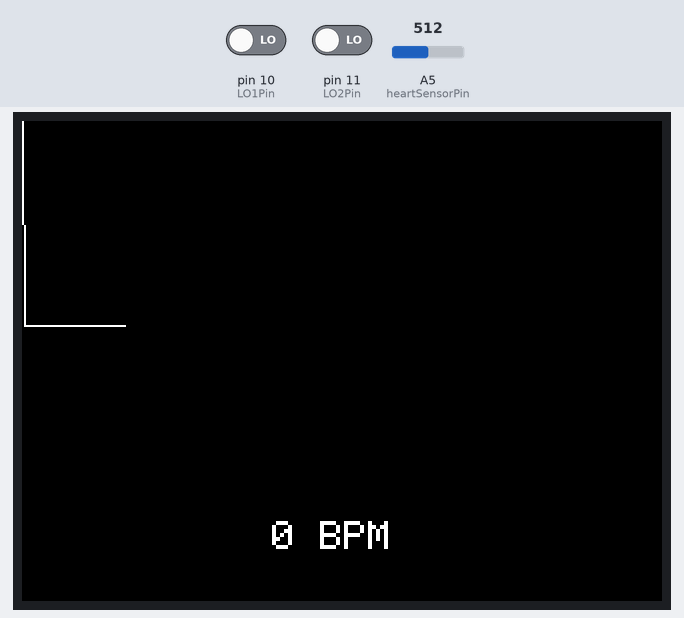
The sketch below on a simulated Arduino Uno, built with avr-gcc and run on an emulated ATmega328P. On the bench: 320×240 colour display. The inputs (shaded band) are chosen by the test bench; at power-on: pin 10 (LO1Pin) LOW, A5 (heartSensorPin) = 512, pin 11 (LO2Pin) LOW. What the sketch prints to the serial monitor is not drawn.

Above: at 3.4 s.
3.5 s: pin 10 (LO1Pin) driven HIGH
5.0 s: pin 10 (LO1Pin) driven LOW
At 6.4 s:
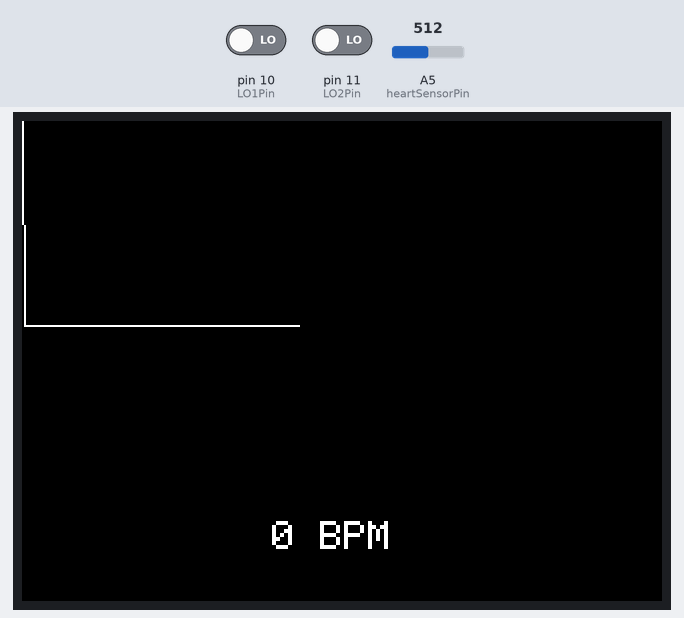
6.5 s: A5 (heartSensorPin) set to 540
At 7.9 s:
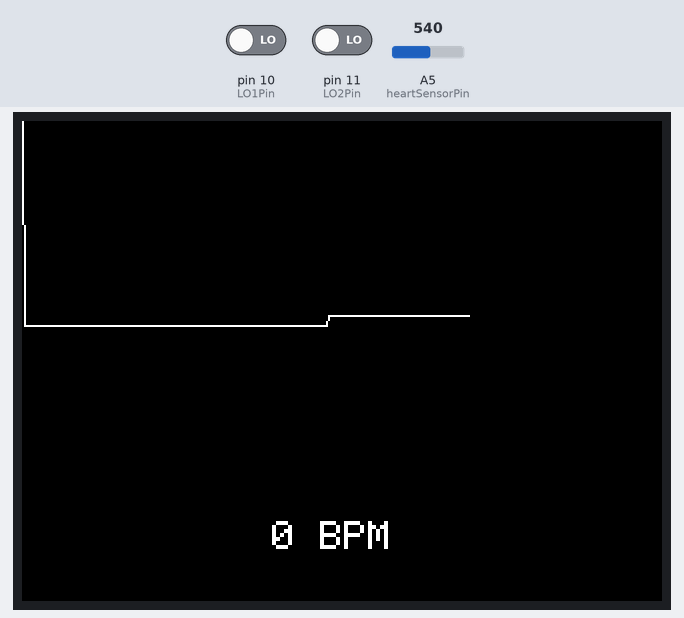
8.0 s: pin 11 (LO2Pin) driven HIGH
9.5 s: pin 11 (LO2Pin) driven LOW
At 10.9 s:
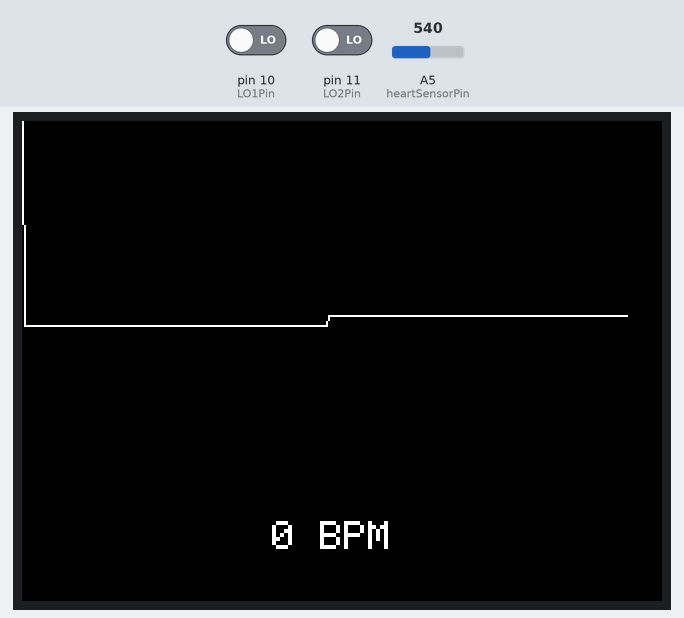
11.0 s: A5 (heartSensorPin) set to 520
At 11.56 s:
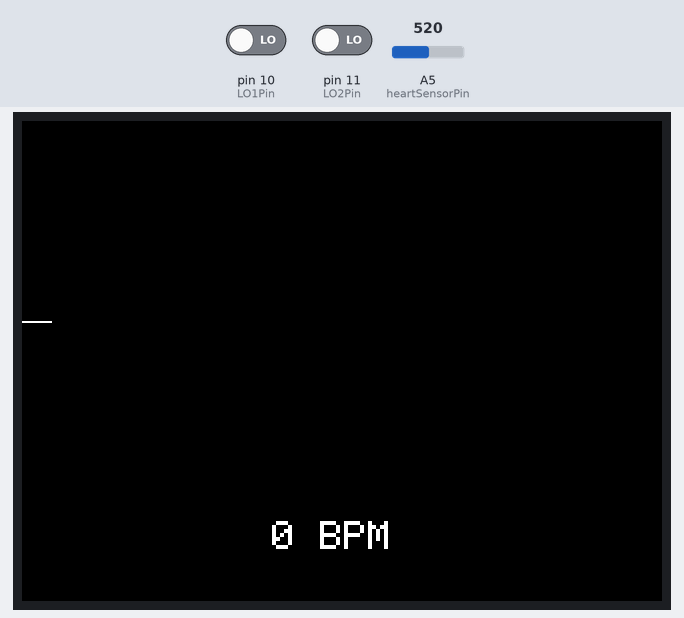

The sketch:

sketch_dec25a.ino
```cpp
#include <TFT.h>
#include <SD.h>

//--------------LCD Display Pins--------------------------
//   LCD_RD   connects to Analog pin A0
//   LCD_WR   connects to Analog pin A1
//   LCD_RS   connects to Analog pin A2
//   LCD_CS   connects to Analog pin A3
//   LCD_RST  connects to Analog pin A4
//   HEART SENSOR         Analog pin A5
//   LCD_D0   connects to digital pin 8
//   LCD_D1   connects to digital pin 9
//   LCD_D2   connects to digital pin 2
//   LCD_D3   connects to digital pin 3
//   LCD_D4   connects to digital pin 4
//   LCD_D5   connects to digital pin 5
//   LCD_D6   connects to digital pin 6
//   LCD_D7   connects to digital pin 7
//LO +        connects to digital pin 11
//LO -        connects to digital pin 10
//---------------------------------------------------------


#define LCD_CS A3 // Chip Select goes to Analog 3
#define LCD_CD A2 // Command/Data goes to Analog 2
#define LCD_WR A1 // LCD Write goes to Analog 1
#define LCD_RD A0 // LCD Read goes to Analog 0
#define LCD_RESET A4 // Can alternately just connect to Arduino's reset pin

#include "Adafruit_GFX.h"
#include <MCUFRIEND_kbv.h>
MCUFRIEND_kbv tft;

#define BLACK   0x0000
#define BLUE    0x001F
#define RED     0xF800
#define GREEN   0x07E0
#define CYAN    0x07FF
#define MAGENTA 0xF81F
#define YELLOW  0xFFE0
#define WHITE   0xFFFF

const int LO1Pin = 10; //LO -
const int LO2Pin = 11; //LO +
const int heartSensorPin = A5;
int LastTime=0;
int ThisTime;
bool BPMTiming=false;
bool BeatComplete=false;
int BPM=0;
int lastx=0;
int lasty=0;

#define UpperThreshold 560
#define LowerThreshold 530

int heartSensorValue;
int x, y;

void setup()
{
  Serial.begin(9600);
  pinMode(LO1Pin, INPUT); // Setup for leads off detection LO -
  pinMode(LO2Pin, INPUT); // Setup for leads off detection LO +
  pinMode(heartSensorPin, INPUT);

  Serial.println(F("TFT LCD test"));
  tft.reset();
  uint16_t identifier = tft.readID();
  if(identifier == 0x9325) {
    Serial.println(F("Found ILI9325 LCD driver"));
  } else if(identifier == 0x9328) {
    Serial.println(F("Found ILI9328 LCD driver"));
  } else if(identifier == 0x4535) {
    Serial.println(F("Found LGDP4535 LCD driver"));
  }else if(identifier == 0x7575) {
    Serial.println(F("Found HX8347G LCD driver"));
  } else if(identifier == 0x9595) {
    Serial.println(F("Found HX8347-I LCD driver"));
  } else if(identifier == 0x4747) {
    Serial.println(F("Found HX8347-D LCD driver"));
  } else if(identifier == 0x8347) {
    Serial.println(F("Found HX8347-A LCD driver"));
  }else if(identifier == 0x9341) {
    Serial.println(F("Found ILI9341 LCD driver"));
  }else if(identifier == 0x7783) {
    Serial.println(F("Found ST7781 LCD driver"));
  }else if(identifier == 0x8230) {
    Serial.println(F("Found UC8230 LCD driver"));
  }else if(identifier == 0x8357) {
    Serial.println(F("Found HX8357D LCD driver"));
  } else if(identifier==0x0101){
      identifier=0x9341;
      Serial.println(F("Found 0x9341 LCD driver"));
  }else if(identifier==0x7793){
       Serial.println(F("Found ST7793 LCD driver"));
  }else if(identifier==0xB509){
       Serial.println(F("Found R61509 LCD driver"));
  }else if(identifier==0x9486){
       Serial.println(F("Found ILI9486 LCD driver"));
  }else if(identifier==0x9488){
       Serial.println(F("Found ILI9488 LCD driver"));
  }else {
    Serial.print(F("Unknown LCD driver chip: "));
    Serial.println(identifier, HEX);
    Serial.println(F("If using the Adafruit 2.8\" TFT Arduino shield, the line:"));
    Serial.println(F("  #define USE_ADAFRUIT_SHIELD_PINOUT"));
    Serial.println(F("should appear in the library header (Adafruit_TFT.h)."));
    Serial.println(F("If using the breakout board, it should NOT be #defined!"));
    Serial.println(F("Also if using the breakout, double-check that all wiring"));
    Serial.println(F("matches the tutorial."));
    identifier=0x9486;
  }
  tft.begin(identifier);
  Serial.print("TFT size is ");
  Serial.print(tft.width());
  Serial.print("x");
  Serial.println(tft.height());

  tft.setRotation(1);
  tft.fillScreen(BLACK);

  delay (2000);
  x = 1;
}

void loop(){
  if((digitalRead(LO1Pin) == 1)||(digitalRead(LO2Pin) == 1)){
    Serial.println('!');
  }
  else{
    if(x > 319)
    {
      x=0;
      lastx=x;
      tft.fillScreen(BLACK);
    }
    heartSensorValue = analogRead(heartSensorPin);
    Serial.println(heartSensorValue);
    y = 180 - (int)(heartSensorValue/6.5);

    tft.setTextColor(WHITE);
    tft.drawLine(lastx,lasty,x,y,WHITE);
    lasty=y;
    lastx=x;
    x++;
    delay(1);

    //tft.drawLine(x, 239, x, y,BLUE);
    //tft.drawPixel(x,y,YELLOW);


    ThisTime=millis();
    if(heartSensorValue>UpperThreshold)
    {
      if(BeatComplete)
      {
        BPM=ThisTime-LastTime;
        BPM=int(60/(float(BPM)/1000));
        BPMTiming=false;
        BeatComplete=false;
      }
      if(BPMTiming==false)
      {
          LastTime=millis();
          BPMTiming=true;
      }
    }
    if((heartSensorValue<LowerThreshold)&(BPMTiming))
      BeatComplete=true;
    tft.fillRect(0,190,320,240,BLACK);
    tft.setTextSize(2);
    tft.setCursor(125,200);
    tft.print(BPM);
    tft.print(" BPM");
  }
}
```

Measured:
- after the input at 5.0 s, the display: first changes at once (image 1 shows a later state)
- after the input at 9.5 s, the display: first changes at once (image 3 shows a later state)
